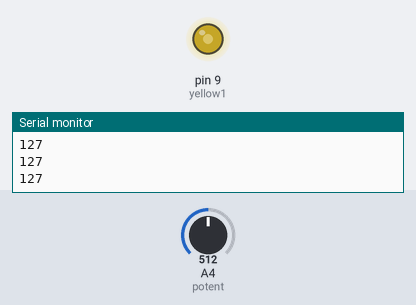
Recording of a sketch running on a simulated Arduino Uno, built with avr-gcc and run on an emulated ATmega328P. Shown: output pins drawn as LEDs (lit = HIGH), the last lines printed to the serial monitor. Inputs (shaded band) come from the test bench; at power-on: A4 (potent) = 512.

Above: at 1.2 s.
1.3 s: A4 (potent) set to 716
At 2.2 s:
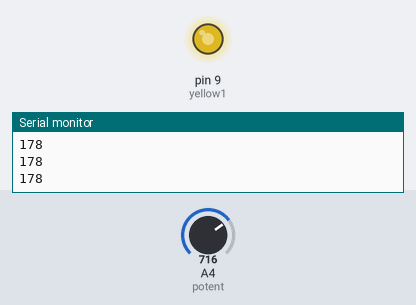
3.0 s: A4 (potent) set to 900
At 3.4 s:
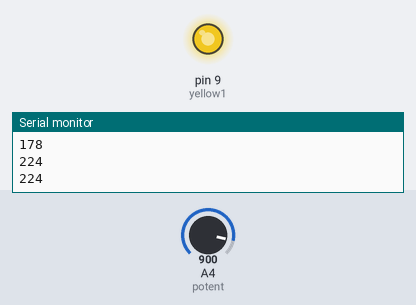
4.5 s: A4 (potent) set to 122
At 5.7 s:
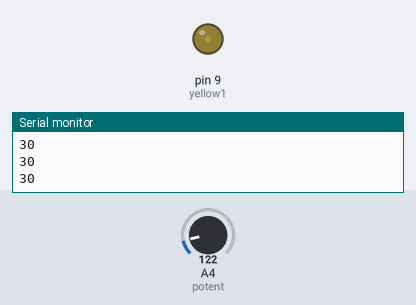
6.0 s: A4 (potent) set to 0
At 7.0 s:
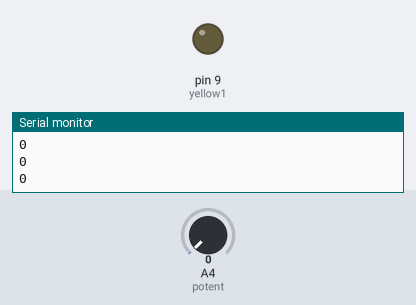
7.5 s: A4 (potent) set to 511
At 8.2 s:
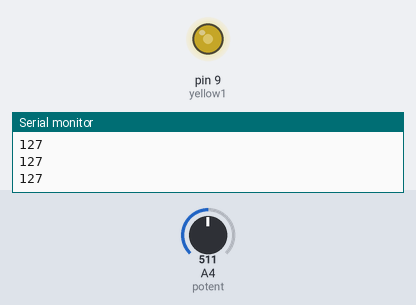
Timing chart, 0 to 10.0 s (numbered marks = the images above; inputs shaded):
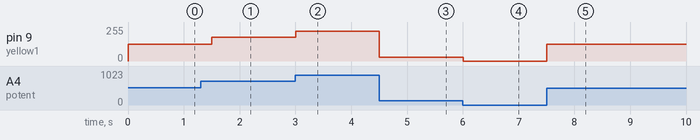

Measured:
- after the input at 1.3 s, pin 9 (yellow1): 127/255 → 178/255 after 0.20 s
- after the input at 3.0 s, pin 9 (yellow1): 178/255 → 224/255 at once
- after the input at 4.5 s, pin 9 (yellow1): 224/255 → 30/255 at once
- after the input at 6.0 s, pin 9 (yellow1): 30/255 → 0/255 at once
- after the input at 7.5 s, pin 9 (yellow1): 0/255 → 127/255 at once

The sketch:

LED_dimmer.ino
```cpp
int yellow1 = 9;


int potent = A4;
int potentNum = 0;

int num = 0;

void setup() {
  // put your setup code here, to run once:

pinMode(yellow1, OUTPUT);
//digitalWrite(yellow1, HIGH);


Serial.begin(9600); //Begin the Serial monitor
pinMode(potent, INPUT); //declaring potentiometer as INPUT
}


void loop() {
  // put your main code here, to run repeatedly:


potentNum = analogRead(potent); //gets value from sensor
num = map(potentNum,0,1023,0,255);
analogWrite(yellow1, num);      //Write to the LED

Serial.println(num);


delay(300);

}
```
